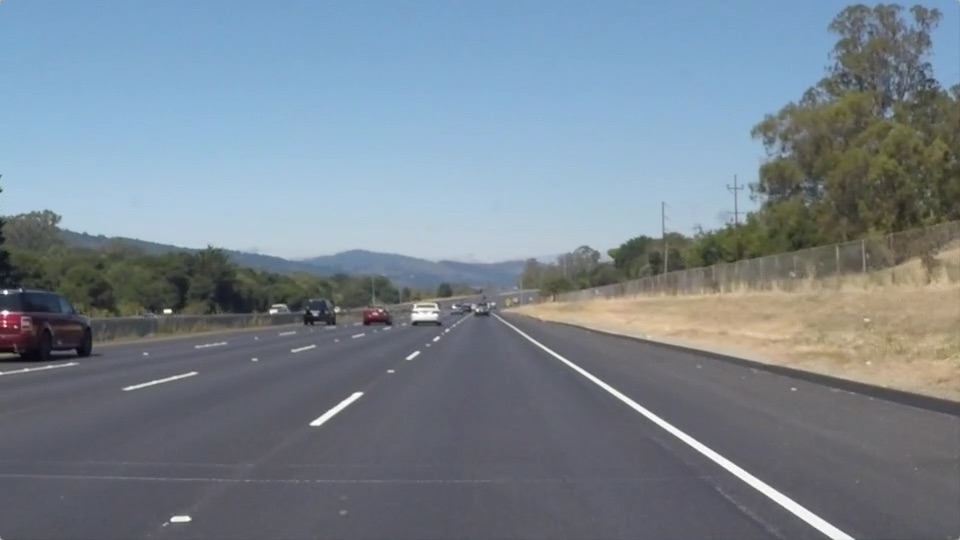
#> input picture solidWhiteRight.jpg, 960 x 540 px, found by its file name
$ jupyter execute --allow-errors P3.ipynb   (shell and % lines are left out)   (text cells are left out)
#> lines starting #> are read from the running program, lines starting #| are printed output that depends on the picture; after the words box and inside, x2 and y2 are one past the last pixel; in counts of white or black regions, pixels touching at a corner belong together; pictures that were not available may be replaced by others from this repository, and a replacement may not be noted
[cell 1]
#importing some useful packages
import matplotlib.pyplot as plt
import matplotlib.image as mpimg
import numpy as np
import cv2

[cell 2]
#reading in an image
image = mpimg.imread('test_images_5/solidWhiteRight.jpg')
#> image is the input picture: shape (540, 960, 3); mean R, G, B 120.3, 132.6, 143.7

#printing out some stats and plotting
print('This image is:', type(image), 'with dimensions:', image.shape)
#| This image is: <class 'numpy.ndarray'> with dimensions: (540, 960, 3)
plt.imshow(image)  # if you wanted to show a single color channel image called 'gray', for example, call as plt.imshow(gray, cmap='gray')

[cell 3]
import math

def grayscale(img):
    """Applies the Grayscale transform
    This will return an image with only one color channel
    but NOTE: to see the returned image as grayscale
    (assuming your grayscaled image is called 'gray')
    you should call plt.imshow(gray, cmap='gray')"""
    return cv2.cvtColor(img, cv2.COLOR_RGB2GRAY)
    # Or use BGR2GRAY if you read an image with cv2.imread()
    # return cv2.cvtColor(img, cv2.COLOR_BGR2GRAY)

def canny(img, low_threshold, high_threshold):
    """Applies the Canny transform"""
    return cv2.Canny(img, low_threshold, high_threshold)

def gaussian_blur(img, kernel_size):
    """Applies a Gaussian Noise kernel"""
    return cv2.GaussianBlur(img, (kernel_size, kernel_size), 0)

def region_of_interest(img, vertices):
    """
    Applies an image mask.

    Only keeps the region of the image defined by the polygon
    formed from `vertices`. The rest of the image is set to black.
    """
    #defining a blank mask to start with
    mask = np.zeros_like(img)

    #defining a 3 channel or 1 channel color to fill the mask with depending on the input image
    if len(img.shape) > 2:
        channel_count = img.shape[2]  # i.e. 3 or 4 depending on your image
        ignore_mask_color = (255,) * channel_count
    else:
        ignore_mask_color = 255

    #filling pixels inside the polygon defined by "vertices" with the fill color
    cv2.fillPoly(mask, vertices, ignore_mask_color)

    #returning the image only where mask pixels are nonzero
    masked_image = cv2.bitwise_and(img, mask)
    return masked_image


def draw_lines(img, lines, color=[255, 0, 0], thickness=2):
    """
    NOTE: this is the function you might want to use as a starting point once you want to
    average/extrapolate the line segments you detect to map out the full
    extent of the lane (going from the result shown in raw-lines-example.mp4
    to that shown in P1_example.mp4).

    Think about things like separating line segments by their
    slope ((y2-y1)/(x2-x1)) to decide which segments are part of the left
    line vs. the right line.  Then, you can average the position of each of
    the lines and extrapolate to the top and bottom of the lane.

    This function draws `lines` with `color` and `thickness`.
    Lines are drawn on the image inplace (mutates the image).
    If you want to make the lines semi-transparent, think about combining
    this function with the weighted_img() function below
    """
    left_xArr =[]
    left_yArr =[]
    right_xArr =[]
    right_yArr =[]

    for line in lines:
        for x1,y1,x2,y2 in line:
#            cv2.line(img, (x1, y1), (x2, y2), color, thickness)
            slope =float((y2-y1)/(x2-x1))

            if not np.isnan(slope) or np.isinf(slope) or (slope ==0):
                if (slope > -1) and (slope<-0.6):
                    left_xArr.append(x1)
                    left_xArr.append(x2)
                    left_yArr.append(y1)
                    left_yArr.append(y2)
                if (slope > 0.2) and (slope < 1.5):
                    right_xArr.append(x1)
                    right_xArr.append(x2)
                    right_yArr.append(y1)
                    right_yArr.append(y2)

    left_x_min=min(left_xArr)
    left_x_max=max(left_xArr)
    left_y_min=min(left_yArr)
    left_y_max=max(left_xArr)

    right_x_min=min(right_xArr)
    right_x_max=max(right_xArr)
    right_y_min=min(right_yArr)
    right_y_max=max(right_yArr)

    print ("Left - min and max", left_x_min, left_y_max, left_x_max, left_y_min)
    print ("Right - min andmax", right_x_min, right_y_max, right_x_max, right_y_max)

    cv2.line(img, (left_x_min, left_y_max),(left_x_max, left_y_min),color=[255,0,0], thickness=5)
    cv2.line(img, (right_x_min, right_y_min), (right_x_max, right_y_max), color=[255,0,0], thickness=5)


def hough_lines(img, rho, theta, threshold, min_line_len, max_line_gap):
    """
    `img` should be the output of a Canny transform.

    Returns an image with hough lines drawn.
    """
    lines = cv2.HoughLinesP(img, rho, theta, threshold, np.array([]), minLineLength=min_line_len, maxLineGap=max_line_gap)
    line_img = np.zeros((img.shape[0], img.shape[1], 3), dtype=np.uint8)
    draw_lines(line_img, lines)
    return line_img

# Python 3 has support for cool math symbols.

def weighted_img(img, initial_img, α=0.8, β=1., λ=0.):
    """
    `img` is the output of the hough_lines(), An image with lines drawn on it.
    Should be a blank image (all black) with lines drawn on it.

    `initial_img` should be the image before any processing.

    The result image is computed as follows:

    initial_img * α + img * β + λ
    NOTE: initial_img and img must be the same shape!
    """
    return cv2.addWeighted(initial_img, α, img, β, λ)

[cell 4]
import os
files = os.listdir('test_images_5/')
for file in files:
    if file[0:6] != "output":
        img = mpimg.imread('test_images_5/'+file)
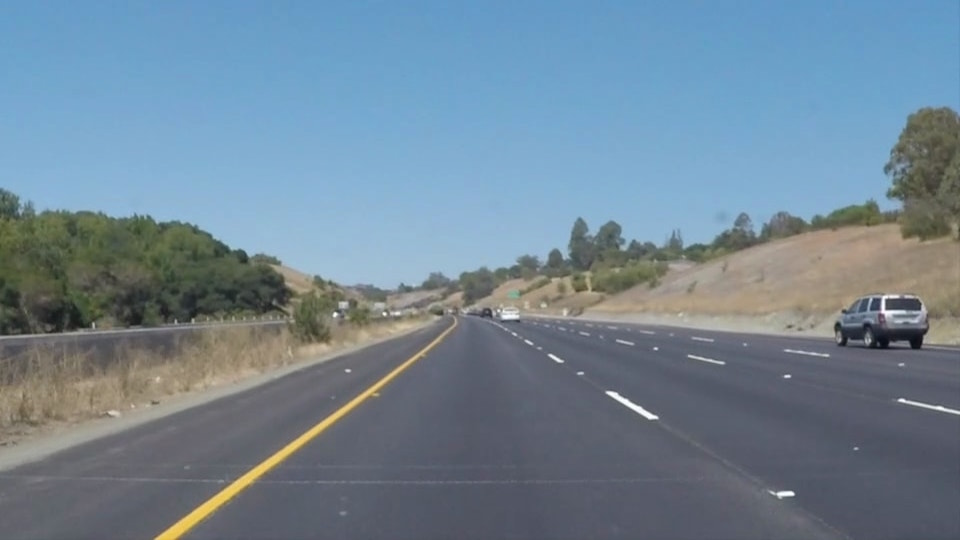
#> input picture solidYellowCurve.jpg, 960 x 540 px, given as the content of the folder test_images_5/, which was not available
#> img is the input picture: shape (540, 960, 3); mean R, G, B 113, 133.4, 149
        gray = grayscale(img)
        gray = gaussian_blur(gray,3)
        edges = canny(gray,50,150)
#> in canny, `return cv2.Canny(img, low_threshold, high_threshold)`:
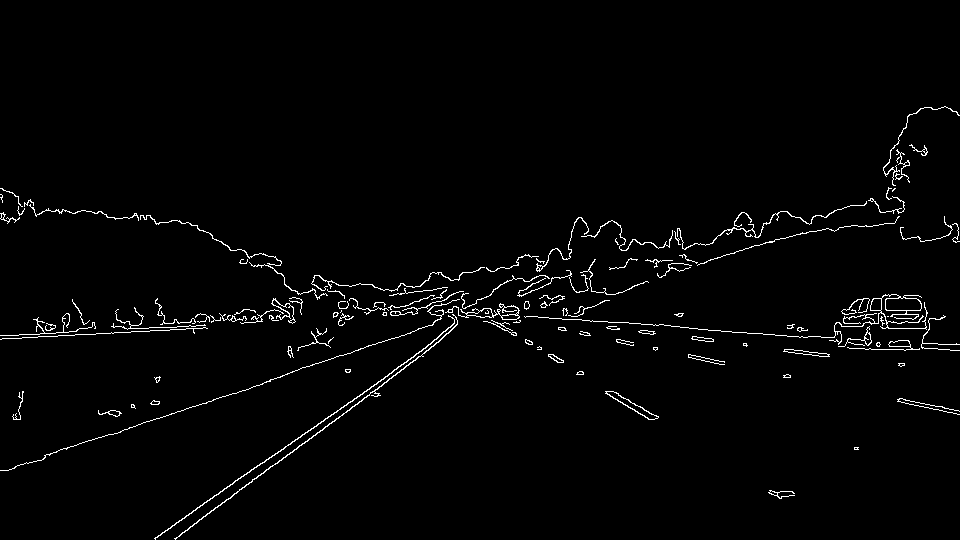
#> returned value: shape (540, 960); 1.9% white in thin lines or dots, all inside (x1, y1, x2, y2) = (0, 106, 960, 540)
        imshape = img.shape
#> imshape = (540, 960, 3)
        vertices = np.array([[(.51*imshape[1],imshape[0]*.58),(.49*imshape[1],imshape[0]*.58),(0,imshape[0]),(imshape[1],imshape[0])]], dtype=np.int32)
        target = region_of_interest(edges,vertices)
#> in region_of_interest, `cv2.fillPoly(mask, vertices, ignore_mask_color)`:
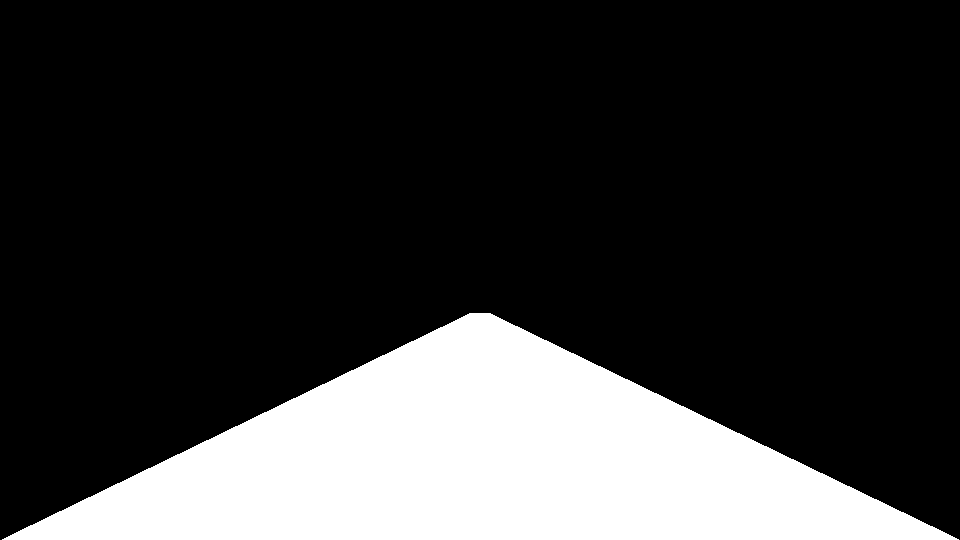
#> mask: shape (540, 960); 21.4% white; 1 white region, box (x1, y1, x2, y2) and area: (2, 313, 959, 540) 111131
#> in region_of_interest, `masked_image = cv2.bitwise_and(img, mask)`:
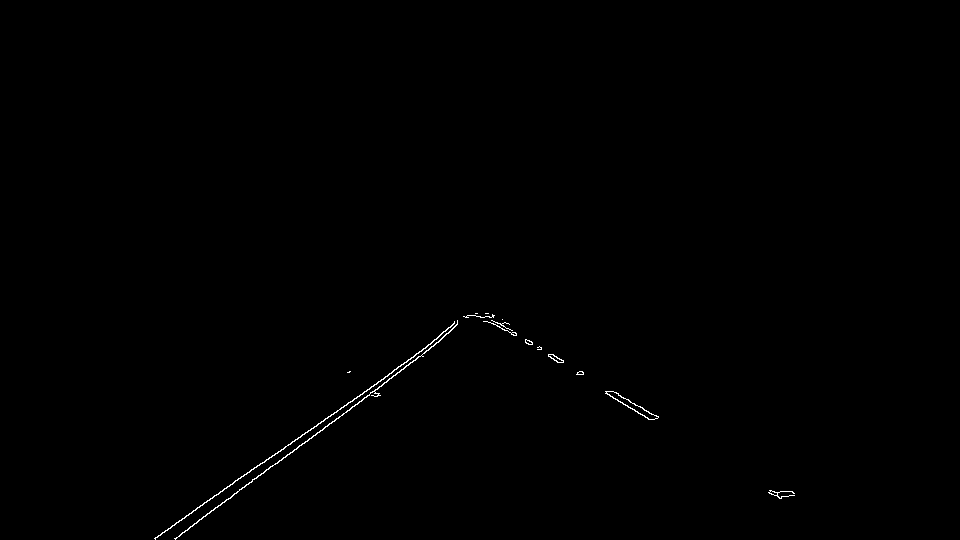
#> masked_image: shape (540, 960); 0.29% white in thin lines or dots, all inside (x1, y1, x2, y2) = (154, 313, 795, 540)
        lines = hough_lines(target,1,np.pi/180,35,5,2)
#> in hough_lines, `lines = cv2.HoughLinesP(img, rho, theta, threshold, np.array([]), minL..`: lines = 21 rows, first 6: [154, 538, 426, 347], [304, 443, 434, 345], [275, 464, 419, 356], [259, 465, 392, 372], [175, 539, 305, 441], [446, 333, 455, 326]
#> the loop in draw_lines, `for line in lines:` made 21 passes
#> line on passes 1 to 12: [[154, 538, 426, 347]], [[304, 443, 434, 345]], [[275, 464, 419, 356]], [[259, 465, 392, 372]], [[175, 539, 305, 441]], [[446, 333, 455, 326]], [[500, 323, 516, 333]], [[643, 409, 651, 414]], [[605, 393, 649, 419]], [[634, 403, 658, 417]], [[393, 370, 436, 339]], [[493, 323, 505, 330]]
#> after the loop in draw_lines, `for line in lines:`: left_xArr = [154, 426, 304, 434, 275, 419, 259, 392, 175, 305, 446, 455, 393, 436, 435, 451]; left_yArr = [538, 347, 443, 345, 464, 356, 465, 372, 539, 441, 333, 326, 370, 339, 343, 330]; right_xArr = 26 values, max 774 at index 23, min 493 at index 8, mean 597.3; right_yArr = 26 values, max 495 at index 23, min 323 at index 0, mean 384
#> in draw_lines, `left_x_min=min(left_xArr)`: left_x_min = 154
#> in draw_lines, `left_x_max=max(left_xArr)`: left_x_max = 455
#> in draw_lines, `left_y_min=min(left_yArr)`: left_y_min = 326
#> in draw_lines, `left_y_max=max(left_xArr)`: left_y_max = 455
#> in draw_lines, `right_x_min=min(right_xArr)`: right_x_min = 493
#> in draw_lines, `right_x_max=max(right_xArr)`: right_x_max = 774
#> in draw_lines, `right_y_min=min(right_yArr)`: right_y_min = 323
#> in draw_lines, `right_y_max=max(right_yArr)`: right_y_max = 495
#| Left - min and max 154 455 455 326
#| Right - min andmax 493 495 774 495
#> in draw_lines, `cv2.line(img, (right_x_min, right_y_min), (right_x_max, right_y_max), ..`:
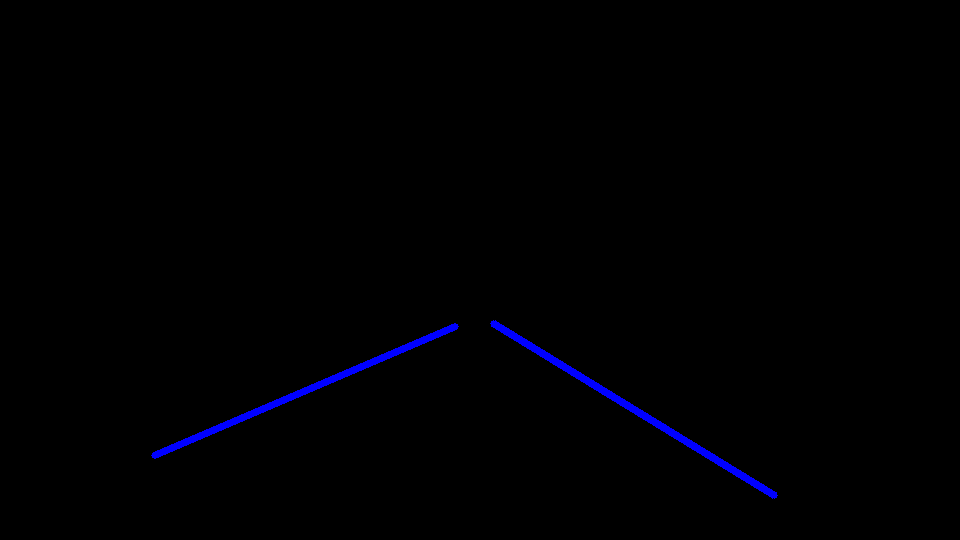
#> img: shape (540, 960, 3); mean of channels 0, 1, 2 2.3, 0, 0; drawn as B, G, R
        result = weighted_img(lines,img,α=0.8,β=1.0)
#> in weighted_img, `return cv2.addWeighted(initial_img, α, img, β, λ)`:
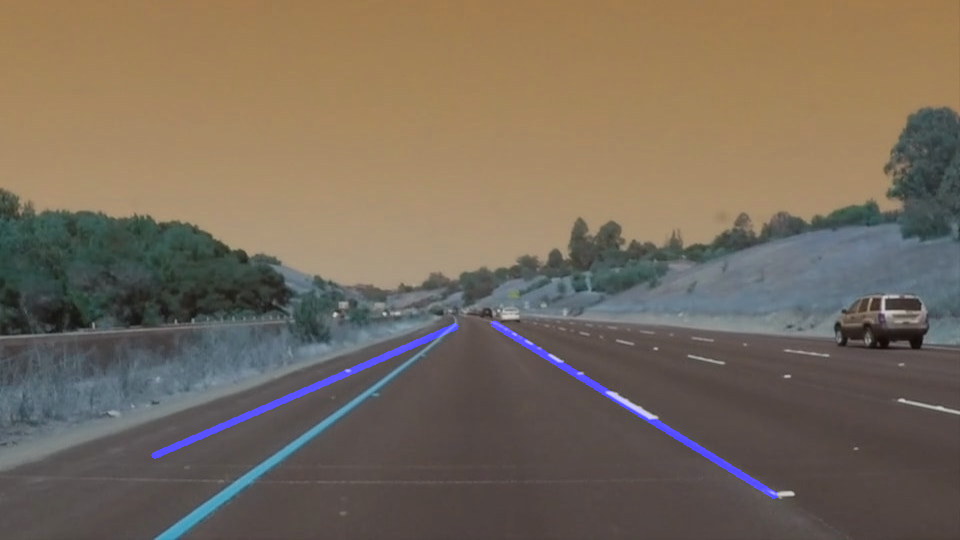
#> returned value: shape (540, 960, 3); mean of channels 0, 1, 2 91.9, 106.7, 119.2; drawn as B, G, R
        plt.imshow(result,cmap='gray')

        r,g,b = cv2.split(result)
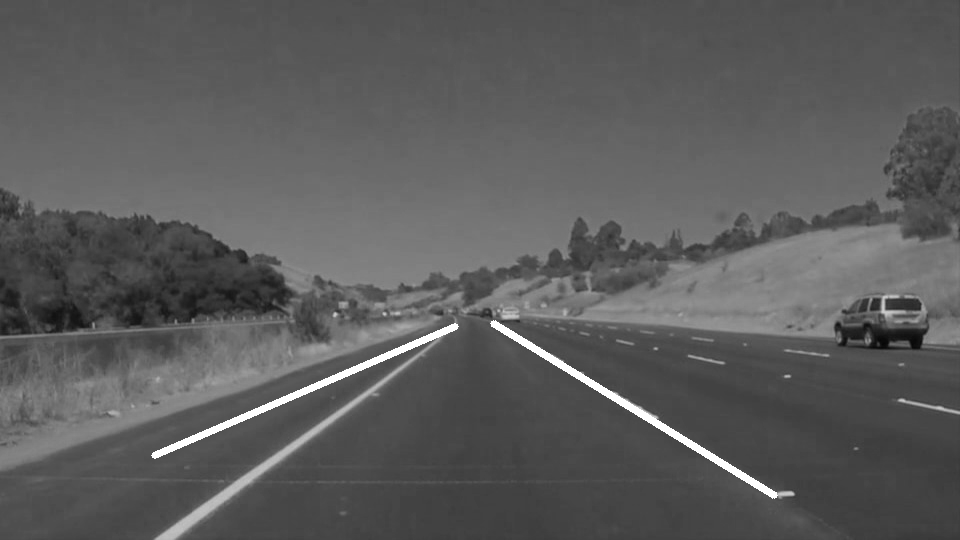
#> r: shape (540, 960); min 6, max 255, mean 91.9
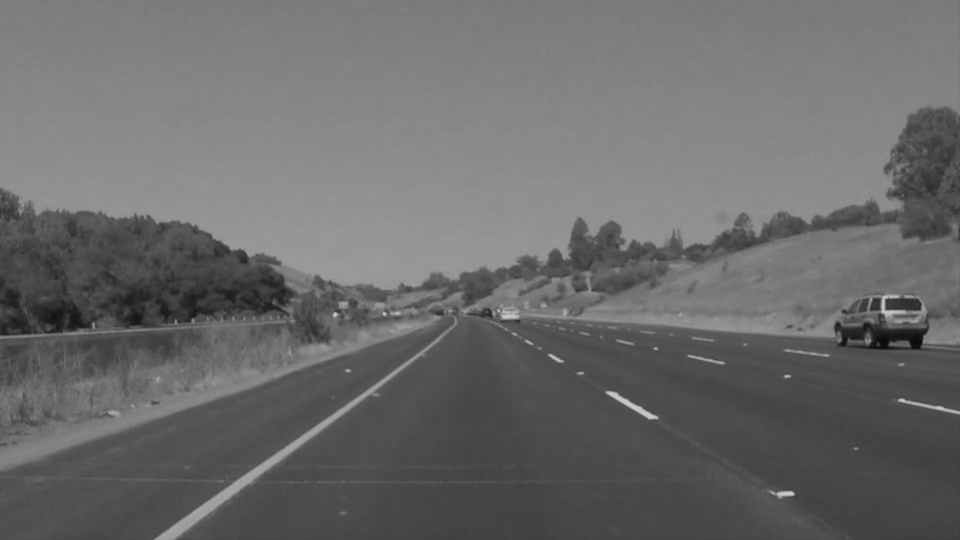
#> g: shape (540, 960); min 9, max 204, mean 106.7
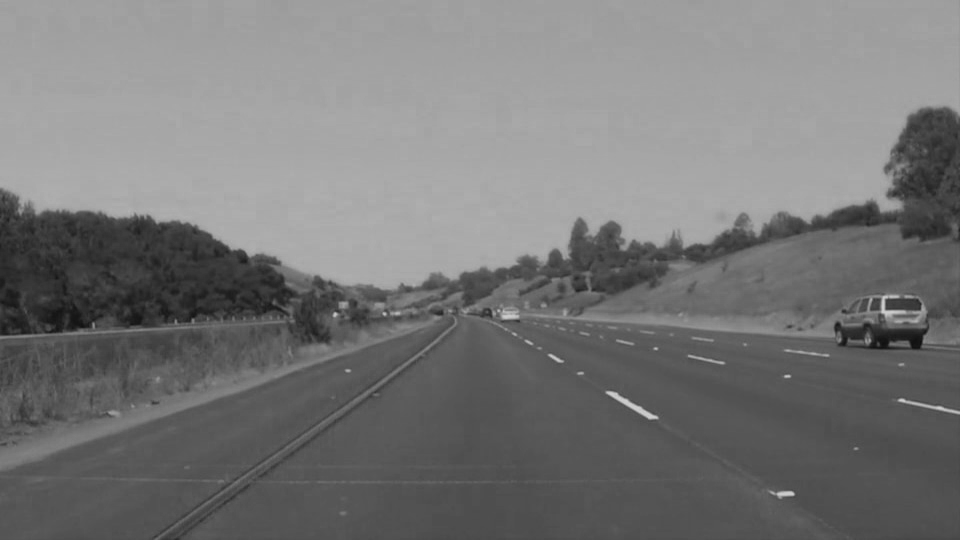
#> b: shape (540, 960); min 14, max 204, mean 119.2
        result = cv2.merge((b,g,r))
        cv2.imwrite('test_images_5/output_'+file,result)
